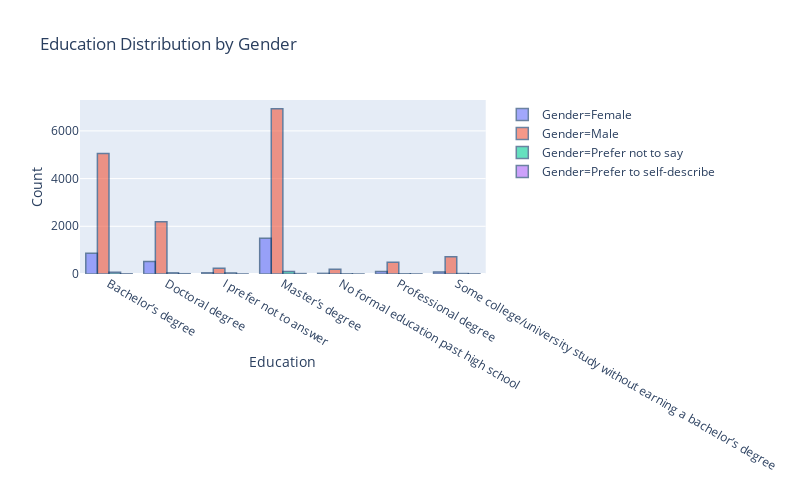

Notebook cell for this chart:
### Code cell
# education and gender:
import plotly.express as px
education_gender = df.loc[:,["education", "gender"]].groupby(["education", "gender"]).size().reset_index()
education_gender.columns = ["Education", "Gender", "Count"]
fig = px.bar(education_gender, x='Education', y='Count', color="Gender", 
             barmode='group', title ="Education Distribution by Gender", 
             height=500, width=800)
fig.update_traces(marker_line_color='rgb(9,50,100)',
                  marker_line_width=1.5, opacity=0.6)
fig.show()
py.plot(fig, filename="education-gender.html")

### Figure 1 — Plotly figure (JSON) as saved in the notebook; plotly's stock layout.template omitted (floating-point values rounded to 4 significant figures)
{"data": [{"alignmentgroup": "True", "hoverlabel": {"namelength": 0}, "hovertemplate": "Gender=Female<br>Education=%{x}<br>Count=%{y}", "legendgroup": "Gender=Female", "marker": {"color": "#636efa", "line": {"color": "rgb(9,50,100)", "width": 1.5}}, "name": "Gender=Female", "offsetgroup": "Gender=Female", "opacity": 0.6, "orientation": "v", "showlegend": true, "textposition": "auto", "type": "bar", "x": ["Bachelor’s degree", "Doctoral degree", "I prefer not to answer", "Master’s degree", "No formal education past high school", "Professional degree", "Some college/university study without earning a bachelor’s degree"], "xaxis": "x", "y": [865, 521, 50, 1496, 26, 103, 87], "yaxis": "y"}, {"alignmentgroup": "True", "hoverlabel": {"namelength": 0}, "hovertemplate": "Gender=Male<br>Education=%{x}<br>Count=%{y}", "legendgroup": "Gender=Male", "marker": {"color": "#EF553B", "line": {"color": "rgb(9,50,100)", "width": 1.5}}, "name": "Gender=Male", "offsetgroup": "Gender=Male", "opacity": 0.6, "orientation": "v", "showlegend": true, "textposition": "auto", "type": "bar", "x": ["Bachelor’s degree", "Doctoral degree", "I prefer not to answer", "Master’s degree", "No formal education past high school", "Professional degree", "Some college/university study without earning a bachelor’s degree"], "xaxis": "x", "y": [5049, 2186, 236, 6930, 199, 496, 728], "yaxis": "y"}, {"alignmentgroup": "True", "hoverlabel": {"namelength": 0}, "hovertemplate": "Gender=Prefer not to say<br>Education=%{x}<br>Count=%{y}", "legendgroup": "Gender=Prefer not to say", "marker": {"color": "#00cc96", "line": {"color": "rgb(9,50,100)", "width": 1.5}}, "name": "Gender=Prefer not to say", "offsetgroup": "Gender=Prefer not to say", "opacity": 0.6, "orientation": "v", "showlegend": true, "textposition": "auto", "type": "bar", "x": ["Bachelor’s degree", "Doctoral degree", "I prefer not to answer", "Master’s degree", "No formal education past high school", "Professional degree", "Some college/university study without earning a bachelor’s degree"], "xaxis": "x", "y": [72, 48, 44, 106, 7, 9, 18], "yaxis": "y"}, {"alignmentgroup": "True", "hoverlabel": {"namelength": 0}, "hovertemplate": "Gender=Prefer to self-describe<br>Education=%{x}<br>Count=%{y}", "legendgroup": "Gender=Prefer to self-describe", "marker": {"color": "#ab63fa", "line": {"color": "rgb(9,50,100)", "width": 1.5}}, "name": "Gender=Prefer to self-describe", "offsetgroup": "Gender=Prefer to self-describe", "opacity": 0.6, "orientation": "v", "showlegend": true, "textposition": "auto", "type": "bar", "x": ["Bachelor’s degree", "Doctoral degree", "I prefer not to answer", "Master’s degree", "No formal education past high school", "Professional degree", "Some college/university study without earning a bachelor’s degree"], "xaxis": "x", "y": [7, 12, 3, 17, 1, 3, 4], "yaxis": "y"}], "layout": {"barmode": "group", "height": 500, "legend": {"tracegroupgap": 0}, "title": {"text": "Education Distribution by Gender"}, "width": 800, "xaxis": {"anchor": "y", "domain": [0, 0.98], "title": {"text": "Education"}}, "yaxis": {"anchor": "x", "domain": [0, 1], "title": {"text": "Count"}}}}
